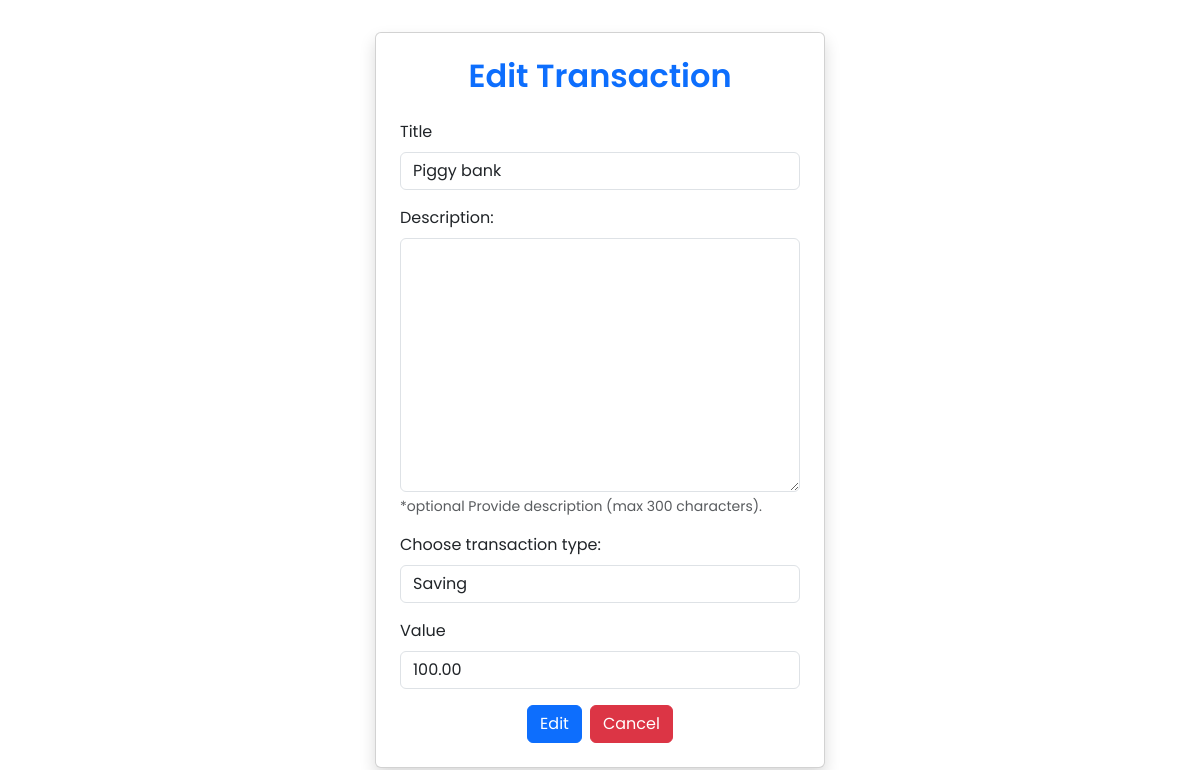
Before: /app/transactions/edit/6/ with the older database file.
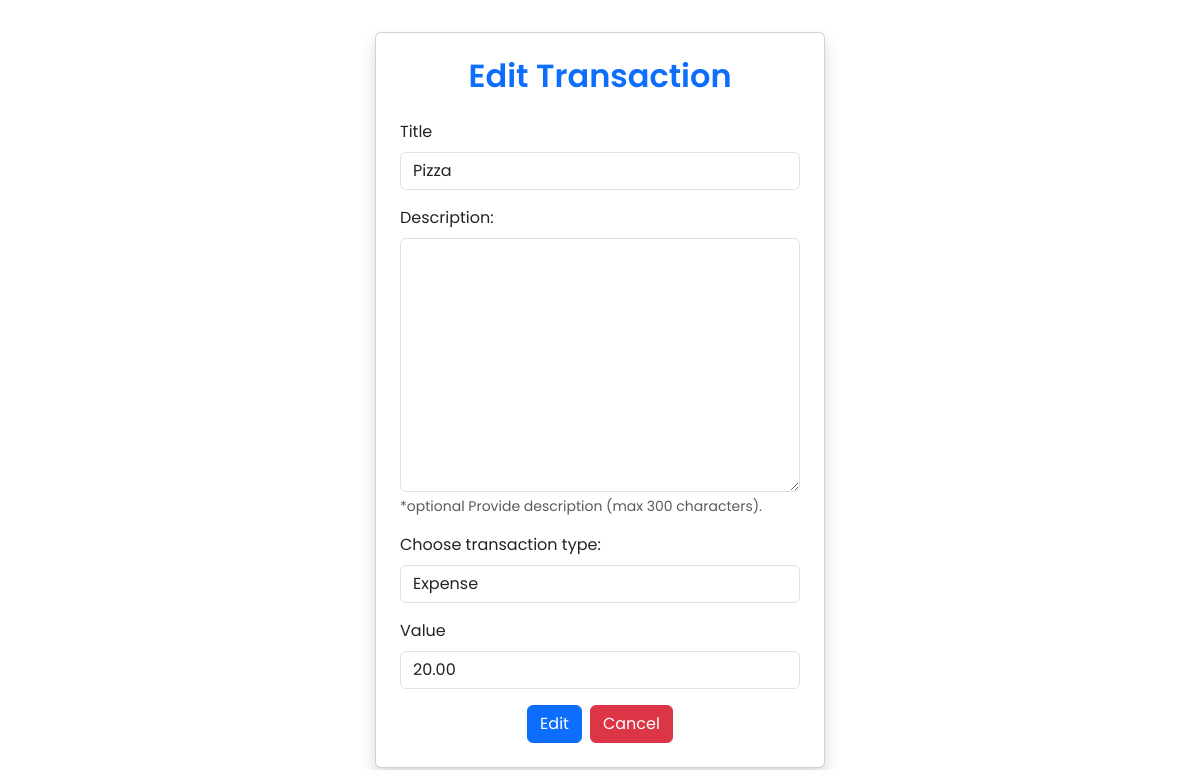
After: the same page with the newer database file.
### core/models.py (models this page shows, shortened)
class Transaction(models.Model):
    user = models.ForeignKey(User, on_delete=models.CASCADE, null=True)
    TRANSACTION_TYPES = [
        ('income', 'Income'),
        ('expense', 'Expense'),
        ('saving', 'Saving')
    ]
    type = models.CharField(
        max_length=7,
        choices=TRANSACTION_TYPES,
        default='income'
    )
    value = models.DecimalField(
        max_digits=10,
        decimal_places=2,
        null=True,
        blank=True,
        verbose_name='value'
    )
    date = models.DateField(null=True, blank=True, auto_now_add=True)
    date_time = models.DateTimeField(null=True, blank=True, auto_now_add=True)
    title = models.CharField(null=True, blank=True, max_length=50)
    description = models.TextField(null=True, blank=True, max_length=300)

### core/views.py (the view)
# urls.py: path('app/transactions/edit/<str:pk>/', views.transaction_edit, name='edit_transaction'),
def transaction_edit(request, pk):
    transaction = get_object_or_404(models.Transaction, pk=pk)
    if request.method == 'POST':
        form = forms.TransactionForm(request.POST)
        if form.is_valid():
            transaction.title = form.cleaned_data['title']
            transaction.description = form.cleaned_data['description']
            transaction.type = form.cleaned_data['transaction_type']
            transaction.value = form.cleaned_data['value']
            transaction.save()
            messages.success(request, 'Transaction saved!')
            return redirect('dashboard')
    else:
        form = forms.TransactionForm(initial={
            'title': transaction.title,
            'description': transaction.description,
            'transaction_type': transaction.type,
            'value': transaction.value,
        })
    return render(request, 'app/transaction_edit.html', {'form': form, 'transaction': transaction})

### core/forms.py
class TransactionForm(forms.Form):
    title = forms.CharField(max_length=50, required=False)
    description = forms.CharField(
        label="Description: ",
        widget=forms.Textarea,
        max_length=300,
        required=False,
        help_text="*optional Provide description (max 300 characters)."
    )
    transaction_type = forms.ChoiceField(choices=models.Transaction.TRANSACTION_TYPES, label="Choose transaction type: ", required=True)
    value = forms.FloatField(required=True, validators=[
            MinValueValidator(0, message="Transaction can\'t be less than 0!"),
        ])

### core/templates/app/transaction_edit.html (shortened to what this page needs)
{% load static %}
{% load widget_tweaks %}
<!DOCTYPE html>
<html lang="en">
<head>
    <link
        href="https://cdn.jsdelivr.net/npm/bootstrap@5.3.2/dist/css/bootstrap.min.css"
        rel="stylesheet"
    />
    <link rel="stylesheet" href="{% static 'styles/fonts.css' %}">
</head>
<body>
    <div class="container d-flex justify-content-center align-items-center min-vh-100">
        <div class="card shadow p-4 rounded" style="width: 100%; max-width: 450px;">
            <h3 class="text-center mb-4 text-primary fw-semibold fs-2 user-select-none">Edit Transaction</h3>
            <form class="d-flex flex-column justify-content-center" method="post">
                {% for field in form %}
                    <div class="mb-3">
                        <label for="{{ field.id_for_label }}" class="form-label">{{ field.label }}</label>
                        {{ field|add_class:"form-control" }}
                        {% if field.help_text %}
                            <div class="form-text text-muted">{{ field.help_text }}</div>
                        {% endif %}
                    </div>
                {% endfor %}
                <div class="d-flex gap-2 justify-content-center">
                    <button class="btn btn-primary" type="submit">Edit</button>
                    <a href="{% url 'dashboard' %}" class="btn btn-danger">Cancel</a>
                </div>
            </form>
        </div>
    </div>
</body>
</html>

Changed rows visible on the page:
changed Transaction: title "Piggy bank" → "Pizza"; value "100.00" → "20.00"
Other visible differences:
form field transaction_type: "Saving" → "Expense"
